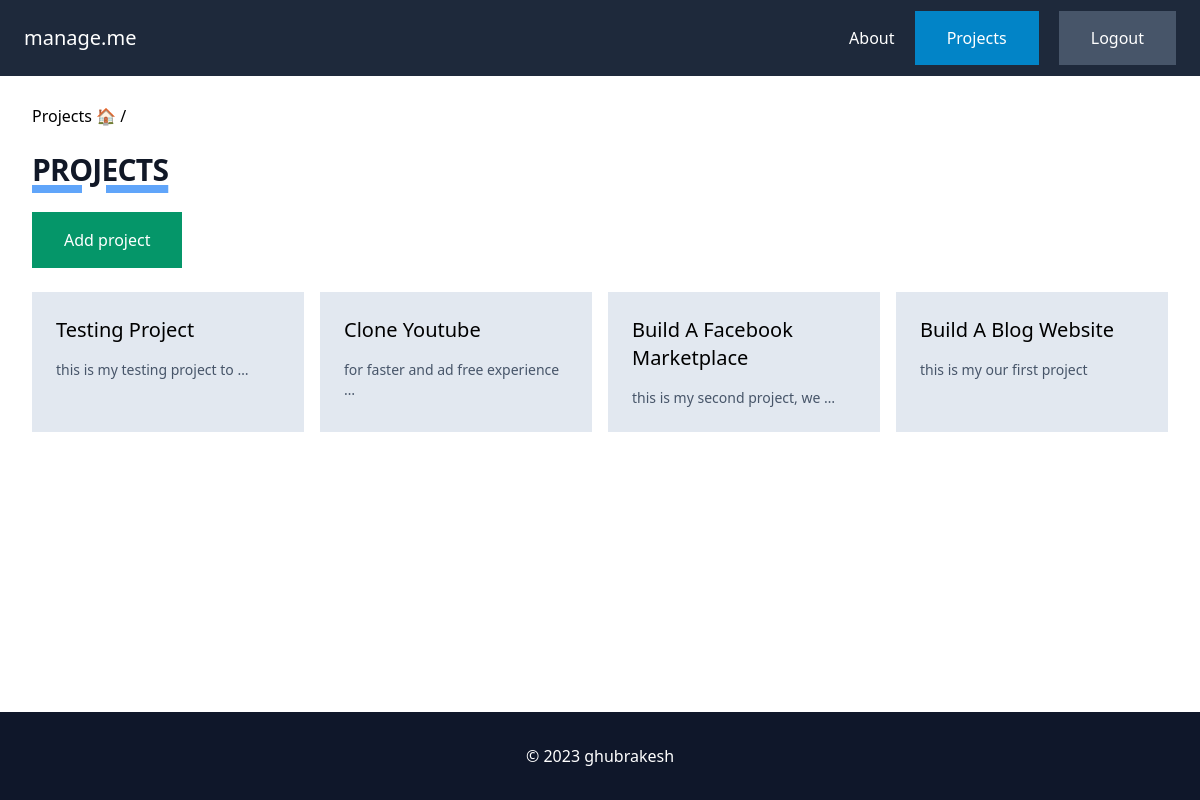
Page /projects/ (signed in) on the earlier database version.
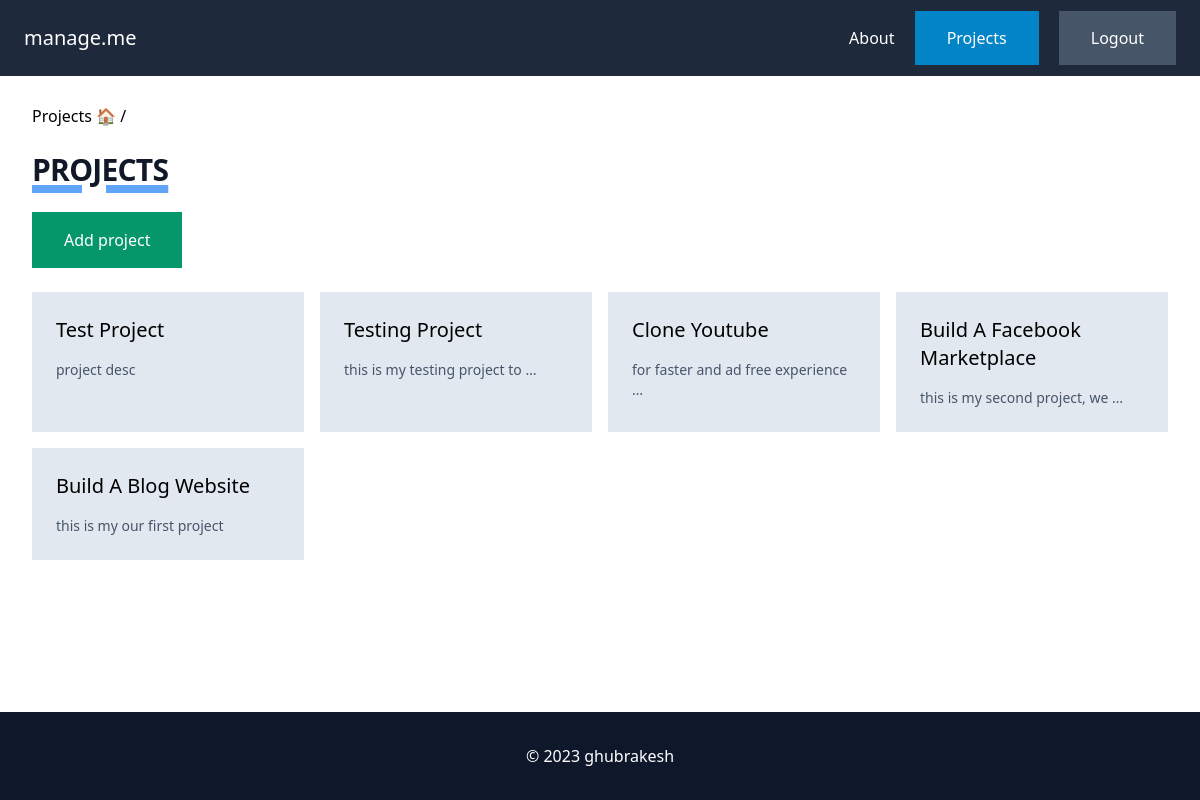
Same page on the later database version.
### project/models.py (models this page shows, shortened)
class Project(models.Model):
    id = models.UUIDField(primary_key=True, default=uuid.uuid4, editable=False)
    name = models.CharField(max_length=255)
    description = models.TextField(blank=True, null=True)
    last_modified = models.DateTimeField(auto_now=True)
    created_by = models.ForeignKey(User, related_name='projects', on_delete=models.CASCADE)

### project/views.py (the view)
# urls.py: path('projects/', include('project.urls')),
@login_required
def projects(request):
    projects = Project.objects.filter(created_by = request.user)
    return render(request, 'project/projects.html',
                  {
                      'projects':projects
                  })

### project/templates/project/projects.html
{% extends 'core/base.html' %}
{% block content %}
    Projects 🏠 /
    <h1 class="mt-6 mb-6 text-exl font-extrabold leading-none tracking-tight text-gray-900 md:text-3xl underline underline-offset-3 decoration-8 decoration-blue-400 "> PROJECTS </h1>
    <a href="{% url 'project:add' %}" class="py-4 px-8 bg-emerald-600 text-white inline-block"> Add project</a>
    <div class="mt-6 grid grid-cols-4 gap-4">
        {% for project in projects|dictsortreversed:"last_modified" %}
        <div class="py-6 px-6 bg-slate-200">
            <a href="{% url 'project:project' project.id %}">
                <h2 class="mb-4 text-xl">{{ project.name|title }}</h2>
                <p class="text-sm text-slate-600">
                    {{ project.description|truncatewords:6 }}
                </p>
            </a>
        </div>
    {% endfor %}
</div>
{% endblock %}

Differences in the rows shown:
added Project: name "Test Project", description "project desc"
